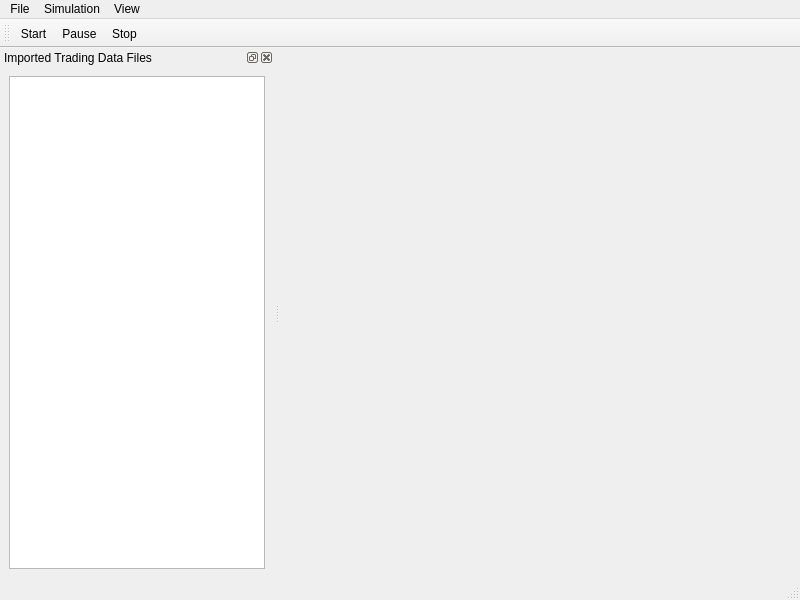
<?xml version="1.0" encoding="UTF-8"?>
<ui version="4.0">
 <class>MainWindow</class>
 <widget class="QMainWindow" name="MainWindow">
  <property name="geometry">
   <rect>
    <x>0</x>
    <y>0</y>
    <width>800</width>
    <height>600</height>
   </rect>
  </property>
  <property name="windowTitle">
   <string>MainWindow</string>
  </property>
  <property name="unifiedTitleAndToolBarOnMac">
   <bool>true</bool>
  </property>
  <widget class="TradingSignalGeneratorUi" name="centralwidget"/>
  <widget class="QMenuBar" name="menubar">
   <property name="geometry">
    <rect>
     <x>0</x>
     <y>0</y>
     <width>800</width>
     <height>19</height>
    </rect>
   </property>
   <widget class="QMenu" name="menuFile">
    <property name="title">
     <string>File</string>
    </property>
    <addaction name="separator"/>
    <addaction name="actionQuit"/>
   </widget>
   <widget class="QMenu" name="menuSimulation">
    <property name="title">
     <string>Simulation</string>
    </property>
    <addaction name="actionStart"/>
    <addaction name="actionPause"/>
    <addaction name="actionStop"/>
   </widget>
   <widget class="QMenu" name="menuView">
    <property name="title">
     <string>View</string>
    </property>
   </widget>
   <addaction name="menuFile"/>
   <addaction name="menuSimulation"/>
   <addaction name="menuView"/>
  </widget>
  <widget class="QStatusBar" name="statusbar"/>
  <widget class="QToolBar" name="toolBar">
   <property name="windowTitle">
    <string>toolBar</string>
   </property>
   <property name="toolButtonStyle">
    <enum>Qt::ToolButtonTextBesideIcon</enum>
   </property>
   <attribute name="toolBarArea">
    <enum>TopToolBarArea</enum>
   </attribute>
   <attribute name="toolBarBreak">
    <bool>false</bool>
   </attribute>
   <addaction name="actionStart"/>
   <addaction name="actionPause"/>
   <addaction name="actionStop"/>
  </widget>
  <widget class="QDockWidget" name="filesWidget">
   <property name="windowTitle">
    <string>Imported Trading Data Files</string>
   </property>
   <attribute name="dockWidgetArea">
    <number>1</number>
   </attribute>
   <widget class="QWidget" name="filesWidgetContents">
    <layout class="QHBoxLayout" name="horizontalLayout">
     <item>
      <widget class="QTableView" name="filesView">
       <property name="acceptDrops">
        <bool>true</bool>
       </property>
       <property name="dragDropOverwriteMode">
        <bool>false</bool>
       </property>
       <property name="dragDropMode">
        <enum>QAbstractItemView::DropOnly</enum>
       </property>
       <property name="defaultDropAction">
        <enum>Qt::CopyAction</enum>
       </property>
       <attribute name="horizontalHeaderCascadingSectionResizes">
        <bool>true</bool>
       </attribute>
       <attribute name="horizontalHeaderStretchLastSection">
        <bool>true</bool>
       </attribute>
       <attribute name="verticalHeaderVisible">
        <bool>false</bool>
       </attribute>
      </widget>
     </item>
    </layout>
   </widget>
  </widget>
  <action name="actionStart">
   <property name="icon">
    <iconset theme="media-playback-start">
     <normaloff/>
    </iconset>
   </property>
   <property name="text">
    <string>Start</string>
   </property>
   <property name="toolTip">
    <string>Begin the trading simulation</string>
   </property>
  </action>
  <action name="actionPause">
   <property name="icon">
    <iconset theme="media-playback-pause">
     <normaloff/>
    </iconset>
   </property>
   <property name="text">
    <string>Pause</string>
   </property>
   <property name="toolTip">
    <string>Pause the trading simulation</string>
   </property>
  </action>
  <action name="actionStop">
   <property name="icon">
    <iconset theme="media-playback-stop">
     <normaloff/>
    </iconset>
   </property>
   <property name="text">
    <string>Stop</string>
   </property>
   <property name="toolTip">
    <string>End the trading simulation</string>
   </property>
  </action>
  <action name="actionQuit">
   <property name="icon">
    <iconset theme="application-exit">
     <normaloff/>
    </iconset>
   </property>
   <property name="text">
    <string>Quit</string>
   </property>
   <property name="shortcut">
    <string>Ctrl+Q</string>
   </property>
  </action>
 </widget>
 <customwidgets>
  <customwidget>
   <class>TradingSignalGeneratorUi</class>
   <extends>QWidget</extends>
   <header>trading-signal-generator-ui.h</header>
   <container>1</container>
  </customwidget>
 </customwidgets>
 <resources/>
 <connections>
  <connection>
   <sender>actionQuit</sender>
   <signal>triggered()</signal>
   <receiver>MainWindow</receiver>
   <slot>close()</slot>
   <hints>
    <hint type="sourcelabel">
     <x>-1</x>
     <y>-1</y>
    </hint>
    <hint type="destinationlabel">
     <x>399</x>
     <y>299</y>
    </hint>
   </hints>
  </connection>
 </connections>
</ui>
